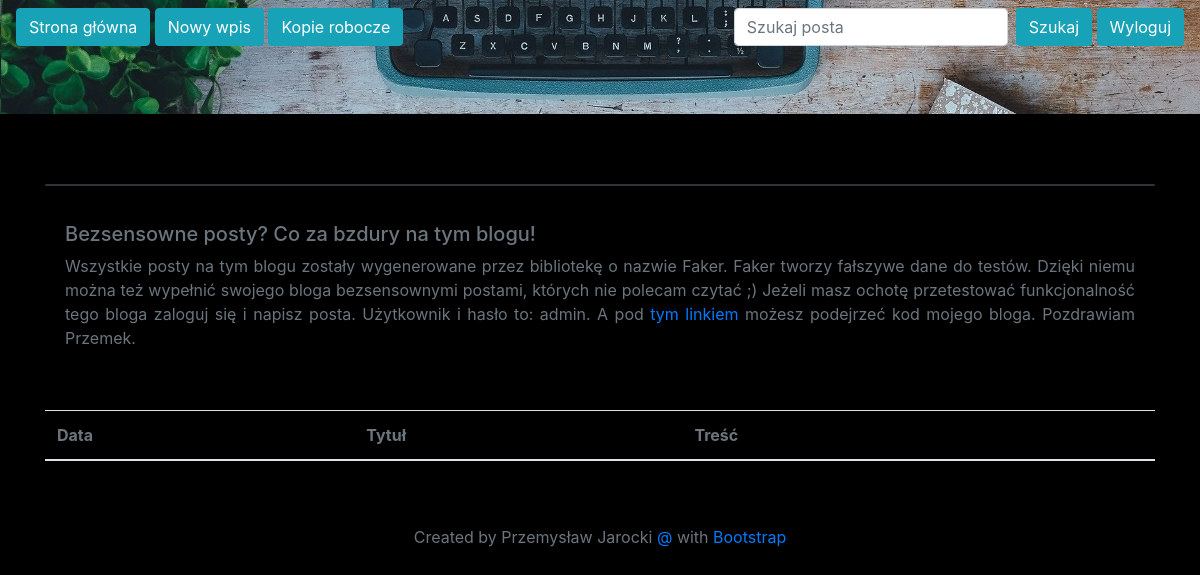
The page /drafts/ (signed in) on the database as committed earlier.
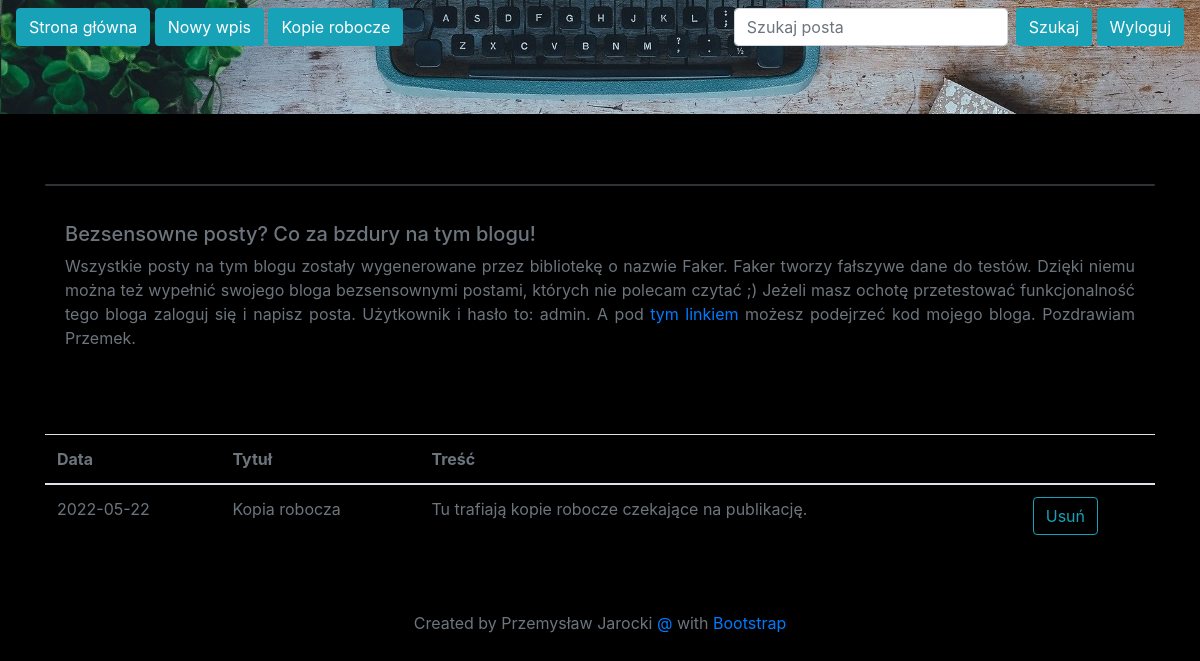
The same page on the database as committed later.
### blog/models.py (models this page shows)
class Entry(db.Model):
   id = db.Column(db.Integer, primary_key=True)
   title = db.Column(db.String(80), nullable=False)
   body = db.Column(db.Text, nullable=False)
   pub_date = db.Column(db.DateTime, nullable=False,
       default=datetime.datetime.utcnow)
   is_published = db.Column(db.Boolean, default=False)
   comments = db.relationship("Comment", backref="entry", lazy="dynamic")

### blog/routes.py (the view)
@app.route("/drafts/", methods=['GET'])
@login_required
def list_drafts():
   drafts = Entry.query.filter_by(is_published=False).order_by(Entry.pub_date.desc())
   return render_template("drafts.html", drafts=drafts)

### blog/routes.py (called while the page is built)
def login_required(view_func):
   @functools.wraps(view_func)
   def check_permissions(*args, **kwargs):
       if session.get('logged_in'):
           return view_func(*args, **kwargs)
       return redirect(url_for('login', next=request.path))
   return check_permissions

### blog/templates/drafts.html (shortened to what this page needs)
{% extends "base.html" %}
{% block content %}
<table class="table">
<thead>
<tr class="text-secondary">
<th scope="col">Data</th>
<th scope="col">Tytuł</th>
<th scope="col">Treść</th>
<th scope="col"></th>
</tr>
</thead>
<tbody>
{% for post in drafts %}
<tr>
<td class="text-secondary">
{{ post.pub_date.strftime('%Y-%m-%d') }}
<td>
<a class="text-secondary" href="{{ url_for('edit_entry', entry_id=post.id) }}">
{{ post.title }}
</a>
</td>
<td class="text-secondary">{{ post.body|truncate(100, true) }}
</td>
<td><a class="btn btn-outline-info" href="{{ url_for('delete_entry', entry_id=post.id) }}">Usuń </a></td>
</tr>
{% endfor %}
</tbody>
</table>
{% endblock %}

Rows that differ between the two databases and show on the page:
added Entry: pub_date "2022-05-22", title "Kopia robocza", body "Tu trafiają kopie robocze czekające na publikację."
